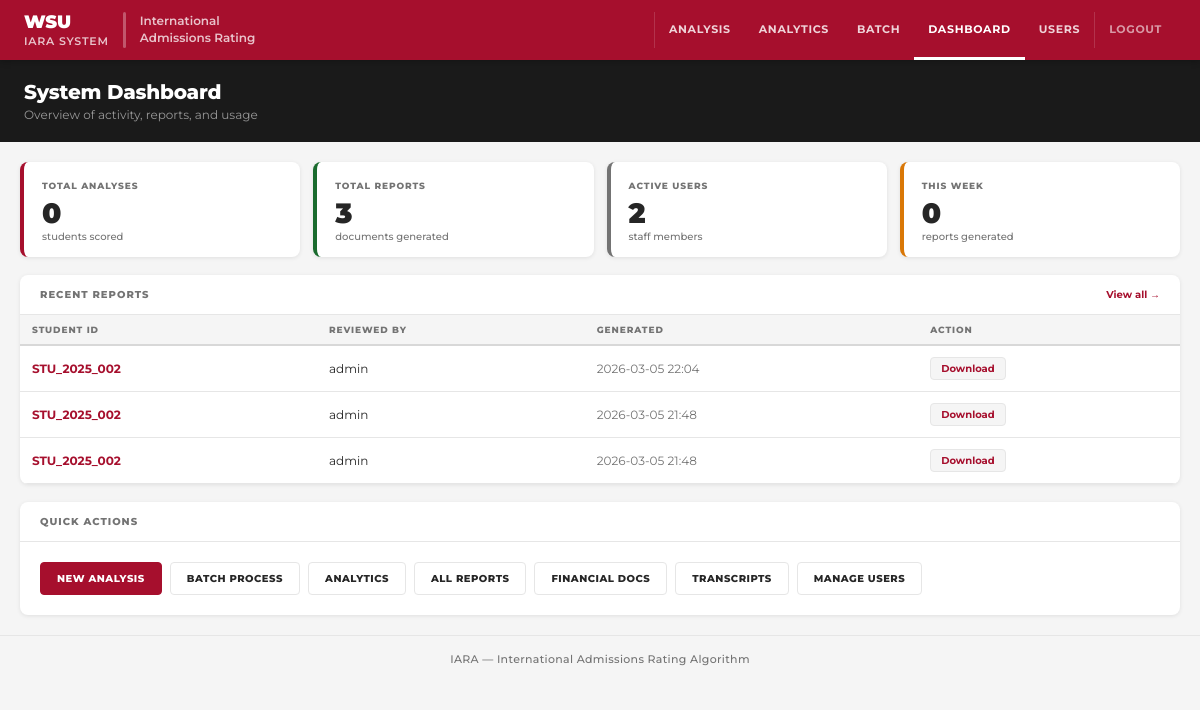
The app's page /dashboard (signed in) with its own data.
### tables this page shows
CREATE TABLE reports (
                    id INTEGER PRIMARY KEY AUTOINCREMENT,
                    analysis_id INTEGER,
                    student_id TEXT,
                    reviewed_by INTEGER,
                    reviewed_at TEXT DEFAULT CURRENT_TIMESTAMP,
                    pdf_blob BLOB,
                    file_size INTEGER
                );

CREATE TABLE users (
                    id INTEGER PRIMARY KEY AUTOINCREMENT,
                    username TEXT UNIQUE NOT NULL,
                    password_hash TEXT NOT NULL,
                    salt TEXT NOT NULL,
                    full_name TEXT,
                    email TEXT,
                    role TEXT DEFAULT 'reviewer',
                    is_active INTEGER DEFAULT 1,
                    created_at TEXT DEFAULT CURRENT_TIMESTAMP,
                    last_login TEXT
                );

### app.py (the view)
@app.route('/dashboard')
def dashboard():
    redirect_response = require_login()
    if redirect_response:
        return redirect_response
    db = get_db()
    stats          = db.get_dashboard_stats()   if hasattr(db, 'get_dashboard_stats') else {}
    recent_reports = db.get_all_reports(limit=10) if hasattr(db, 'get_all_reports')   else []
    return render_template('dashboard.html',
                           username=session.get('full_name'),
                           stats=stats,
                           recent_reports=recent_reports)

### app.py (called while the page is built)
def require_login():
    if 'user_id' not in session:
        return redirect(url_for('login'))
    return None

### db/database.py (called while the page is built)
def get_db() -> Database:
    global _db_instance
    if _db_instance is None:
        _db_instance = Database()
    return _db_instance

    def _get_connection(self):
        conn = sqlite3.connect(
            self.db_path,
            timeout=10,
            check_same_thread=False
        )
        conn.row_factory = sqlite3.Row
        conn.execute("PRAGMA journal_mode=WAL;")
        return conn

    def get_all_reports(self, limit: int = 100) -> List[Dict]:
        with self._get_connection() as conn:
            cursor = conn.cursor()
            cursor.execute("""
                SELECT r.id, r.analysis_id, r.student_id, r.reviewed_at,
                       r.file_size, u.username AS reviewer
                FROM reports r
                LEFT JOIN users u ON r.reviewed_by = u.id
                ORDER BY r.reviewed_at DESC
                LIMIT ?
            """, (limit,))
            return [dict(row) for row in cursor.fetchall()]

### templates/dashboard.html (shortened to what this page needs)
<!DOCTYPE html>
<html lang="en">
<head>
  <link rel="stylesheet" href="https://cdn-web-wsu.s3-us-west-2.amazonaws.com/designsystem/1.x/build/dist/wsu-design-system.bundle.dist.css">
</head>
<body>
<header class="site-header">
  <a class="site-brand" href="/">
    <div><div class="brand-wsu">WSU</div><div class="brand-app">IARA System</div></div>
    <div class="brand-rule"></div>
    <div style="font-size:12px;font-weight:600;color:rgba(255,255,255,.75);line-height:1.4;">International<br>Admissions Rating</div>
  </a>
  <nav class="site-nav">
    <a href="/">Analysis</a><a href="/analytics">Analytics</a><a href="/batch">Batch</a>
    <a href="/dashboard" class="current">Dashboard</a>
    {% if session.role == 'admin' %}<a href="/admin/users">Users</a>{% endif %}
    <div class="nav-div"></div><a href="/logout" style="opacity:.7">Logout</a>
  </nav>
</header>
<div class="page-hero"><h1>System Dashboard</h1><p>Overview of activity, reports, and usage</p></div>
<main class="page-body">
  <div class="stats-grid">
    <div class="stat-card s1"><div class="stat-lbl">Total Analyses</div><div class="stat-val">{{ stats.totalAnalyses or stats.total_analyses or 0 }}</div><div class="stat-sub">students scored</div></div>
    <div class="stat-card s2"><div class="stat-lbl">Total Reports</div><div class="stat-val">{{ stats.totalReports or stats.total_reports or 0 }}</div><div class="stat-sub">documents generated</div></div>
    <div class="stat-card s3"><div class="stat-lbl">Active Users</div><div class="stat-val">{{ stats.activeUsers or stats.active_users or 0 }}</div><div class="stat-sub">staff members</div></div>
    <div class="stat-card s4"><div class="stat-lbl">This Week</div><div class="stat-val">{{ stats.reportsThisWeek or stats.recent_activity or 0 }}</div><div class="stat-sub">reports generated</div></div>
  </div>
  <div class="card">
    <div class="card-head"><h2>Recent Reports</h2><a href="/reports">View all →</a></div>
    {% if recent_reports %}
    <table class="data-table">
      <thead><tr><th>Student ID</th><th>Reviewed By</th><th>Generated</th><th>Action</th></tr></thead>
      <tbody>
        {% for r in recent_reports %}
        <tr>
          <td><a href="/student/{{ r.student_id }}">{{ r.student_id }}</a></td>
          <td>{{ r.reviewer or '—' }}</td>
          <td style="color:var(--gm);">{{ r.reviewed_at[:16] if r.reviewed_at else '—' }}</td>
          <td><a href="/api/report/{{ r.id }}/download" class="dl-btn">Download</a></td>
        </tr>
        {% endfor %}
      </tbody>
    </table>
    {% else %}
    <p class="empty-msg">No reports generated yet.</p>
    {% endif %}
  </div>
  <div class="card">
    <div class="card-head"><h2>Quick Actions</h2></div>
    <div class="actions-wrap">
      <a href="/" class="act-btn primary">New Analysis</a>
      <a href="/batch" class="act-btn">Batch Process</a>
      <a href="/analytics" class="act-btn">Analytics</a>
      <a href="/reports" class="act-btn">All Reports</a>
      <a href="/financial" class="act-btn">Financial Docs</a>
      <a href="/transcript" class="act-btn">Transcripts</a>
      {% if session.role == 'admin' %}<a href="/admin/users" class="act-btn">Manage Users</a>{% endif %}
    </div>
  </div>
</main>
<footer class="site-footer">IARA — International Admissions Rating Algorithm</footer>
</body>
</html>

### templates/dashboard.html (style rules this page uses)
:root { --c:#a60f2d;--cd:#7a0b21;--ct:#fae6ea;--gt:#262626;--gm:#737373;--gb:#e6e6e6;--gbg:#f5f5f5;--gd:#1a1a1a;--green:#1a6b2e;--amber:#d97706;--font:'Montserrat',sans-serif;--r:4px;--rmd:8px;--sh:0 1px 4px rgba(0,0,0,.09) }
*,*::before,*::after { margin:0;padding:0;box-sizing:border-box }
body { font-family:var(--font);font-size:14px;color:var(--gt);background:var(--gbg);min-height:100vh;-webkit-font-smoothing:antialiased }
.site-header { background:var(--c);display:flex;align-items:stretch;justify-content:space-between;padding:0 24px;position:sticky;top:0;z-index:200;box-shadow:0 2px 6px rgba(0,0,0,.22) }
.site-brand { display:flex;align-items:center;padding:12px 0;gap:0;text-decoration:none;color:#fff }
.brand-rule { width:3px;height:36px;background:rgba(255,255,255,.3);margin:0 14px;border-radius:2px;flex-shrink:0 }
.brand-wsu { font-size:18px;font-weight:900;letter-spacing:-.01em;line-height:1 }
.brand-app { font-size:11px;font-weight:600;letter-spacing:.07em;text-transform:uppercase;opacity:.75;margin-top:3px }
.site-nav { display:flex;align-items:stretch }
.site-nav a { display:flex;align-items:center;padding:0 14px;color:rgba(255,255,255,.82);text-decoration:none;font-size:11px;font-weight:700;letter-spacing:.06em;text-transform:uppercase;border-bottom:3px solid transparent;transition:all .15s }
.site-nav a.current { color:#fff;border-bottom-color:#fff }
.page-hero { background:var(--gd);color:#fff;padding:20px 24px }
.page-hero h1 { font-size:20px;font-weight:800;letter-spacing:-.01em }
.page-hero p { font-size:12px;color:rgba(255,255,255,.55);margin-top:3px }
.page-body { max-width:1440px;margin:0 auto;padding:20px;display:flex;flex-direction:column;gap:18px }
.stats-grid { display:grid;grid-template-columns:repeat(auto-fit,minmax(190px,1fr));gap:13px }
.stat-card { background:#fff;border-radius:var(--rmd);box-shadow:var(--sh);padding:18px 18px 14px;border-left:4px solid var(--gb);transition:transform .15s }
.stat-card.s1 { border-left-color:var(--c) }
.stat-card.s2 { border-left-color:var(--green) }
.stat-card.s3 { border-left-color:var(--gm) }
.stat-card.s4 { border-left-color:var(--amber) }
.stat-lbl { font-size:9px;font-weight:800;text-transform:uppercase;letter-spacing:.1em;color:var(--gm);margin-bottom:8px }
.stat-val { font-size:28px;font-weight:900;color:var(--gt);letter-spacing:-.02em;line-height:1;margin-bottom:3px }
.stat-sub { font-size:10px;color:var(--gm);font-weight:500 }
.card { background:#fff;border-radius:var(--rmd);box-shadow:var(--sh);overflow:hidden }
.card-head { padding:13px 20px;border-bottom:1px solid var(--gb);display:flex;align-items:center;justify-content:space-between }
.card-head h2 { font-size:10px;font-weight:800;text-transform:uppercase;letter-spacing:.1em;color:var(--gm) }
.card-head a { font-size:10px;font-weight:700;color:var(--c);text-decoration:none }
.data-table { width:100%;border-collapse:collapse }
.data-table th { background:var(--gbg);padding:9px 12px;text-align:left;font-size:9px;font-weight:800;text-transform:uppercase;letter-spacing:.1em;color:var(--gm);border-bottom:2px solid #d8d8d8 }
.data-table td { padding:11px 12px;border-bottom:1px solid var(--gb);font-size:12px;color:var(--gt) }
.data-table a { color:var(--c);text-decoration:none;font-weight:700 }
.dl-btn { padding:4px 10px;background:var(--gbg);border:1px solid var(--gb);border-radius:var(--r);font-family:var(--font);font-size:10px;font-weight:700;cursor:pointer;color:var(--gt);text-decoration:none;display:inline-block }
.actions-wrap { padding:20px;display:flex;gap:8px;flex-wrap:wrap }
.act-btn { padding:9px 16px;border:1.5px solid var(--gb);background:#fff;border-radius:var(--r);font-family:var(--font);font-size:10px;font-weight:800;letter-spacing:.05em;text-transform:uppercase;color:var(--gt);cursor:pointer;text-decoration:none;display:inline-flex;align-items:center;gap:5px;transition:all .15s }
.act-btn.primary { background:var(--c);color:#fff;border-color:var(--c) }
.site-footer { text-align:center;padding:16px;font-size:11px;color:var(--gm);font-weight:500;border-top:1px solid var(--gb);letter-spacing:.03em }

### records on screen
reports: student_id "STU_2025_002", username "admin", reviewed_at "2026-03-05 22:04"
reports: student_id "STU_2025_002", username "admin", reviewed_at "2026-03-05 21:48"
reports: student_id "STU_2025_002", username "admin", reviewed_at "2026-03-05 21:48"

### other values on screen
{{ stats.totalAnalyses or stats.total_analyses or 0 }} "0"
{{ stats.totalReports or stats.total_reports or 0 }} "3"
{{ stats.activeUsers or stats.active_users or 0 }} "2"
{{ stats.reportsThisWeek or stats.recent_activity or 0 }} "0"
